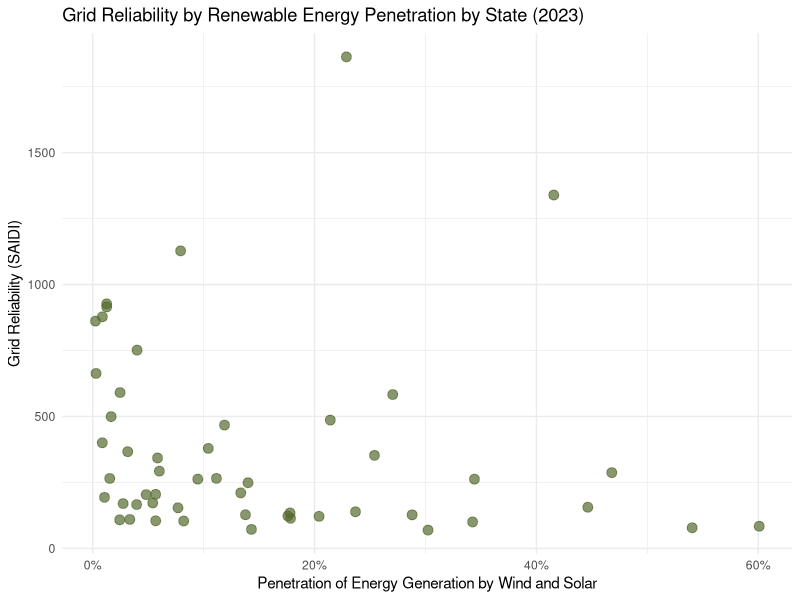
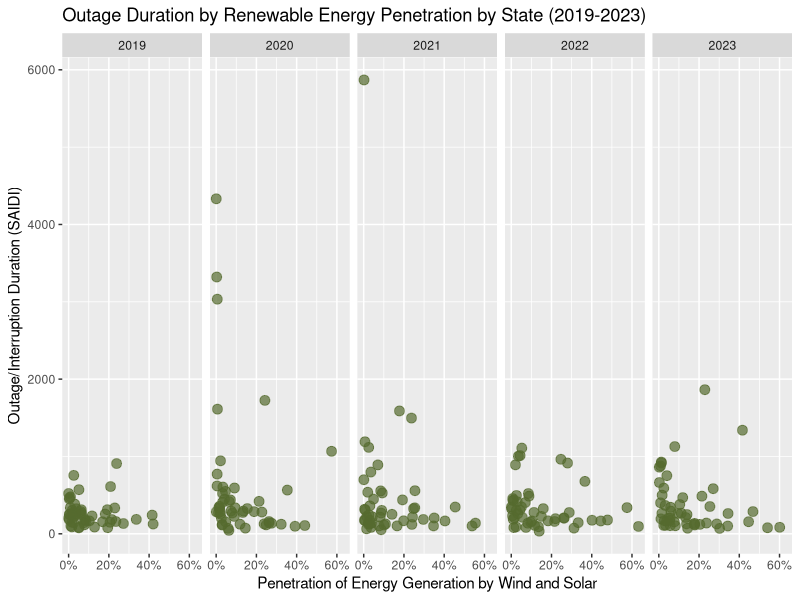
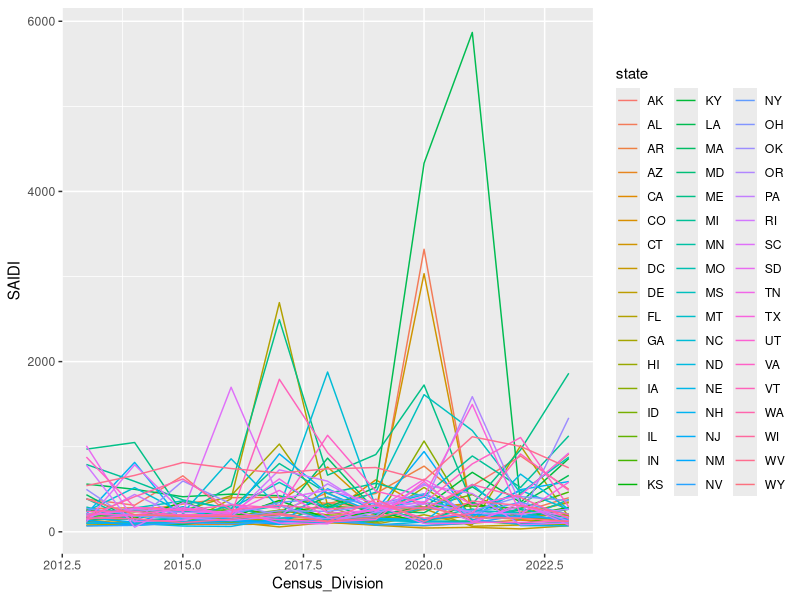

The R source for these figures, in order:
## ---- chunk 1
suppressPackageStartupMessages(library(ggplot2))
suppressPackageStartupMessages(library(dplyr))
suppressPackageStartupMessages(library(tidyr))
suppressPackageStartupMessages(library(readr))
suppressPackageStartupMessages(library(vcd))
## ---- chunk 2
t4_rbs <- read_csv("T4_ReliabilityByState.csv")

t4_rbs

data_rbs <- t4_rbs |>
  pivot_longer(cols = c('CT':'HI'),names_to = 'state', values_to = 'SAIDI') |>
  filter(Method == 'IEEE',
         Event_Grouping == 'All Events (With Major Event Days)')
## ---- chunk 3
rbs_2023 <- data_rbs |>
  filter(Census_Division == '2023') |>
  select(state, SAIDI)
## ---- chunk 4
state_generation_2023 <- read_csv('state_generation_2023.csv')

state_generation_2023 <- state_generation_2023 |>
  group_by(state, source) |>
  summarise(generation = sum(generation))
## ---- chunk 5
state_pen_2023 <- state_generation_2023 |>
  pivot_wider(names_from = source, values_from = generation, values_fill = 0) |>
  mutate(total_gen = coal + natural.gas + other.renewables + petroleum.and.other + solar + wind + nuclear,
         wind_solar = wind + solar,
         w_s_pen = wind_solar/total_gen)
## ---- chunk 6
scatter_state_2023 <- state_pen_2023 |>
  left_join(rbs_2023, by = 'state') |>
  select(state, w_s_pen, SAIDI)

ggplot(data = scatter_state_2023, mapping = aes(x = w_s_pen, y = SAIDI)) +
  geom_point(alpha = .7, size = 3, color = 'darkolivegreen') +
  scale_x_continuous(labels = scales::percent_format()) +
  labs(title = "Grid Reliability by Renewable Energy Penetration by State (2023)",
       x = "Penetration of Energy Generation by Wind and Solar",
       y = "Grid Reliability (SAIDI)") +
  theme_minimal()
## ---- chunk 7
rbs_5ly <- data_rbs |>
  filter(Method == 'IEEE',
         Event_Grouping == 'All Events (With Major Event Days)',
         Census_Division %in% c('2023', '2022', '2021', '2020', '2019')) |>
  select(Census_Division, state, SAIDI) |>
  mutate(year = Census_Division) |>
  select(-Census_Division)
## ---- chunk 8
state_generation <- read_csv('state_generation.csv')

state_pen_5ly <- state_generation |>
  filter(year %in% c(2019, 2020, 2021, 2022, 2023)) |>
  select(year, state, source, generation) |>
  group_by(year, state, source) |>
  summarise(generation = sum(generation)) |>
  pivot_wider(names_from = source, values_from = generation, values_fill= 0) |>
  mutate(total_gen = coal + natural.gas + other.renewables + petroleum.and.other + solar + wind + nuclear,
         wind_solar = wind + solar,
         w_s_pen = wind_solar/total_gen)
## ---- chunk 9
scatter_state_5ly <- state_pen_5ly |>
  left_join(rbs_5ly, by = c('year' = 'year','state' = 'state')) |>
  select(year, state, w_s_pen, SAIDI)

ggplot(data = scatter_state_5ly, mapping = aes(x = w_s_pen, y = SAIDI)) +
  geom_point(alpha = .7, size = 3, color = 'darkolivegreen') +
  facet_wrap('year', nrow = 1) +
  scale_x_continuous(labels = scales::percent_format()) +
  labs(title = "Outage Duration by Renewable Energy Penetration by State (2019-2023)",
       x = "Penetration of Energy Generation by Wind and Solar",
       y = "Outage/Interruption Duration (SAIDI)")
## ---- chunk 10
data_rbs |>
  select(Census_Division, state, SAIDI) |>
  arrange(state) |>
  ggplot(mapping = aes(x = Census_Division, y = SAIDI, color = state)) +
  geom_line()
